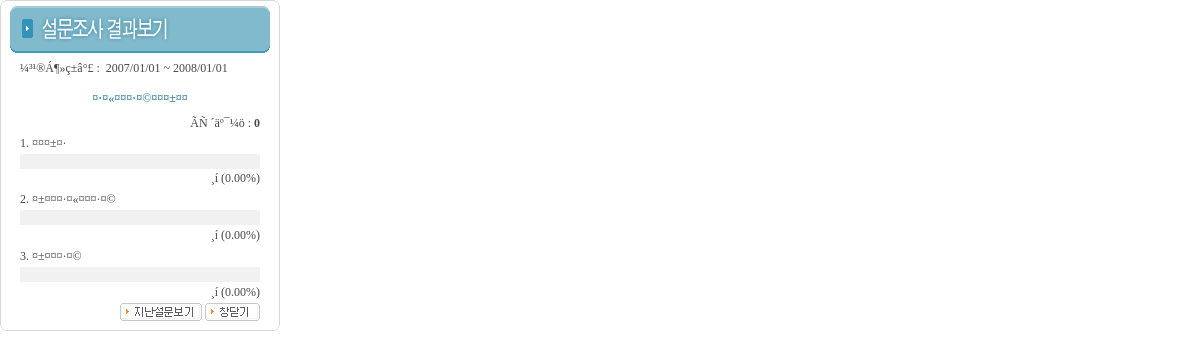
The app's page /poll_new.php?data=idx=11&pagecnt=0&letter_no=2&offset=0 with its own data.
### tables this page shows
CREATE TABLE `poll` (
  `idx` int(11) NOT NULL auto_increment,
  `sday` varchar(10) default NULL,
  `eday` varchar(10) default NULL,
  `title` varchar(100) default NULL,
  `answer` text,
  `bPlu` int(11) default '1',
  `reCan` tinyint(4) default '1',
  `answer_num` varchar(100) default NULL,
  `total_num` int(11) default '0',
  `gubun` char(1) NOT NULL default 'M',
  PRIMARY KEY  (`idx`)
) TYPE=MyISAM;

### lib/config.php (called while the page is built, shortened)
<?
if(!defined("__INCLUDE_CONFIG_PHP"))
{
	require_once "db_conn.php";
	$MySQL = new MySQL();
}
?>

### lib/function.php (called while the page is built, shortened)
<?
function user_urldecode($str)
{
	return urldecode($str);
}
function Decode64($sending_data)
{
	$sending_data = user_urldecode($sending_data);
	$vars = explode("&",(str_replace("||","",$sending_data)));
	$vars_num = count($vars);
	for($i=0; $i<$vars_num; $i++)
	{
		$elements = explode("=",$vars[$i]);
		$var[$elements[0]] = $elements[1];
	}
	return $var;
}
?>

### lib/db_conn.php (called while the page is built, shortened)
<?
class MySQL
{
	function query($query)
	{
		$this->result_set = @mysql_query($query);
		return $this->result_set;
	}
	function fetch_array($query)
	{
		$this->result_set = $this->query($query);
		$r =  @mysql_fetch_array($this->result_set);
		return $r;
	}
}
?>

### poll_new.php (the view, shortened to what this page needs)
<?
include "lib/config.php";
include "lib/function.php";
$dataArr= Decode64($data);
$poll_row = $MySQL->fetch_array("select *from poll where idx=$dataArr[idx]");
$answer = explode("¡¸¡¸",$poll_row[answer]);
$numArr = explode("¡¸¡¸",$poll_row[answer_num]);
$pollPeriod = substr($poll_row[sday],0,4)."/". substr($poll_row[sday],4,2)."/". substr($poll_row[sday],6,2)." ~ ";
$pollPeriod.= substr($poll_row[eday],0,4)."/". substr($poll_row[eday],4,2)."/". substr($poll_row[eday],6,2);
?>
<html>
<head>
</head>
<body bgcolor="#FFFFFF" topmargin='10' leftmargin='10' text='464646' marginwidth="0" marginheight="0">
<table width="280" border='0' cellpadding='0' cellspacing='0'>
	<tr>
		<td width='4'><img src='image/sub/table_tleft.gif'></td>
		<td width='272' background='image/sub/table_tbg.gif'></td>
		<td width='4'><img src='image/sub/table_tright.gif'></td>
	</tr>
	<tr>
		<td background='image/sub/idsearch_bg.gif' colspan='3' align='center'>
			<table width="260" border="0" cellspacing="0" cellpadding="0" align="center">
				<tr>
					<td align="center"><img src="image/index/poll_result.gif"></td>
				</tr>
				<tr>
					<td valign="top">
						<table width="240" border="0" cellspacing="0" cellpadding="0" height="250" align='center'>
							<tr>
								<td height='30'>¼³¹®Á¶»ç±â°£ : &nbsp;<?=$pollPeriod?></td>
							</tr>
							<tr>
								<td height="30" align="center"><font color='458fa6'><b><?=$poll_row[title]?></b></font></td>
							</tr>
							<tr>
								<td height='20' align='right'>&nbsp;ÃÑ ´äº¯¼ö : <B><?=$poll_row[total_num]?></B></td>
							</tr><?
							for($i=0;$i<count($answer);$i++)
							{
								$num = $i+1;
								if($poll_row[total_num] ==0)
								{
									$percent =0.00;
								}
								else
								{
									$vote =$numArr[$i];
									$percent =($vote / $poll_row[total_num] * 100);
								}
								$percent = sprintf("%01.2f",$percent);
								?>
							<tr>
								<td height="20"><?=$num?>. <?=$answer[$i]?> </td>
							</tr>
							<tr>
								<td>
									<table width="240" border="0" cellspacing="0" cellpadding="0">
										<tr>
											<td height="15" bgcolor='f1f1f1'><img src="image/index/poll_bg.gif"  width="<?=$percent?>%" height="15"></td>
										</tr>
										<tr>
											<td align='right' height='20'><?=$numArr[$i]?>¸í (<?=$percent?>%)</td>
										</tr>
									</table>
								</td>
							</tr><?
							}
							?>
						</table>
					</td>
				</tr>
				<tr>
					<td align='right' style='padding:0 10 0 0'><a href="poll_last.php"><img src="image/index/poll_icon.gif" border="0"></a> <a href='javascript:window.close(); opener.location.reload();'><img src="image/icon/close.gif" border="0"></a></td>
				</tr>
			</table>
		</td>
	</tr>
	<tr>
		<td><img src='image/sub/table_bleft.gif'></td>
		<td background='image/sub/table_bbg.gif'></td>
		<td><img src='image/sub/table_bright.gif'></td>
	</tr>
</table>
</body>
</html>

### records on screen
poll: pollPeriod "2007/01/01 ~ 2008/01/01", title "¤·¤«¤¤¤·¤©¤¤¤±¤¤", total_num "0", answer "¤¤¤±¤·", total_num "0.00", answer "¤±¤¤¤·¤«¤¤¤·¤©", answer "¤±¤¤¤·¤©"

### other values on screen
$num "1"
$num "2"
$num "3"
